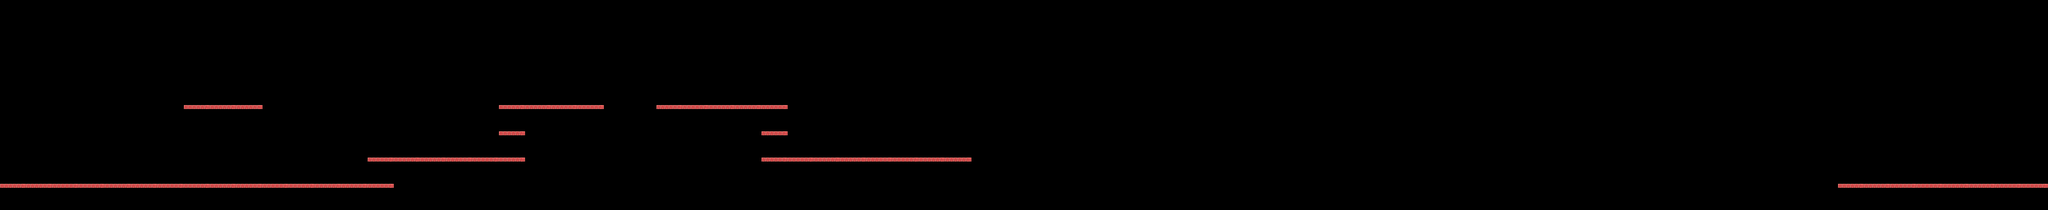

This game map was drawn from its Tiled (.tmx) file and the tilesets committed beside it. A one-line description and the trimmed map source follow:
An orthogonal 78x8 tile map with 32x32 px tiles, 1 tile layer (floor) and 18 objects.

<map version="1.0" orientation="orthogonal" renderorder="right-down" width="78" height="8" tilewidth="32" tileheight="32" nextobjectid="19">
 <tileset firstgid="1" name="blocks" tilewidth="32" tileheight="32" tilecount="3" columns="3">
  <image source="blocks.png" width="96" height="32" />
 </tileset>
 <layer name="floor" width="78" height="8">
  <data>[624 cells, 51 non-empty, 1 distinct tile ids]</data>
 </layer>
 <objectgroup name="heart">
  <object id="1" x="272" y="145">
   <ellipse />
  </object>
  <object id="2" x="304" y="145">
   <ellipse />
  </object>
  <object id="3" x="529" y="177">
   <ellipse />
  </object>
  <object id="4" x="753" y="49">
   <ellipse />
  </object>
  <object id="5" x="786" y="49">
   <ellipse />
  </object>
  <object id="6" x="1041" y="177">
   <ellipse />
  </object>
  <object id="7" x="1074" y="177">
   <ellipse />
  </object>
  <object id="8" x="1105" y="176">
   <ellipse />
  </object>
  <object id="9" x="1138" y="177">
   <ellipse />
  </object>
  <object id="10" x="1585" y="144">
   <ellipse />
  </object>
  <object id="11" x="1680" y="111">
   <ellipse />
  </object>
  <object id="12" x="1824" y="16">
   <ellipse />
  </object>
  <object id="13" x="1968" y="113">
   <ellipse />
  </object>
  <object id="14" x="2066" y="145">
   <ellipse />
  </object>
  <object id="15" x="2162" y="177">
   <ellipse />
  </object>
  <object id="16" x="2322" y="209">
   <ellipse />
  </object>
  <object id="17" x="2354" y="209">
   <ellipse />
  </object>
  <object id="18" x="2416" y="146">
   <ellipse />
  </object>
 </objectgroup>
</map>
